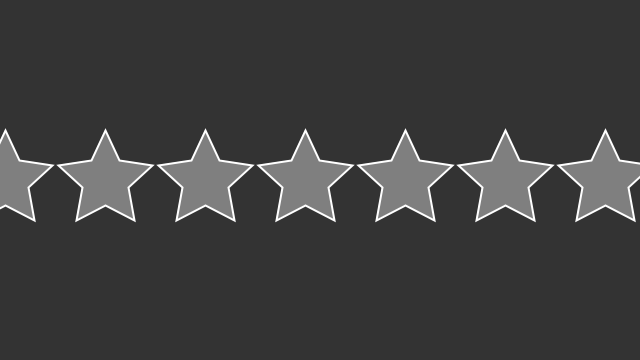
Frame 1 (no input)
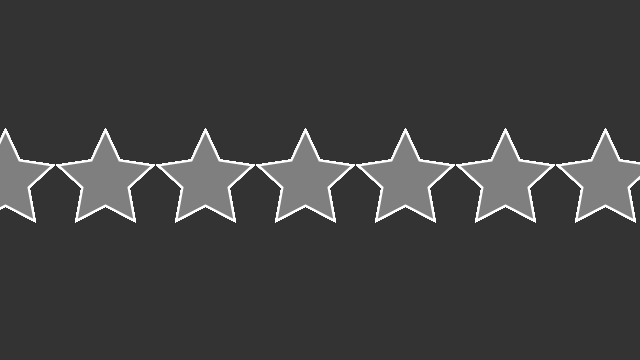
Frame 60 (the mouse pressed at the canvas centre just before this capture)
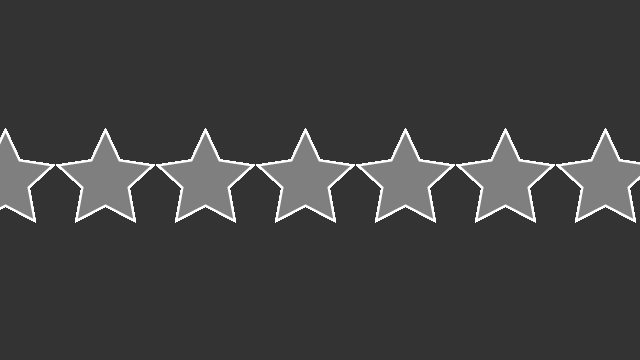
Frame 120 (the mouse held since frame 60 and released just before this capture)

The Processing sketch that drew these frames (run headless with seeded random() and noise(); from frame 60 on, the mouse is pressed at the canvas centre):

// Processing sketch: Many_stars
// ── Many_stars.pde
void setup(){
 size(640,360); 
   background(51);
}

void draw(){
  for (int i = 5; i < width; i = i + 100){
    star(i,180);
  }
}

void star(float x, float y){
  fill(127);
  stroke(255);
  strokeWeight(2);
  
  beginShape();
  vertex(x,y-50);
  vertex(x+14,y-20);
  vertex(x+47,y-15);
  vertex(x+23,y+7);
  vertex(x+29,y+40);
  vertex(x,y+25);
  vertex(x-29,y+40);
  vertex(x-23,y+7);
  vertex(x-47,y-15);
  vertex(x-14,y-20);
  endShape(CLOSE);
}
